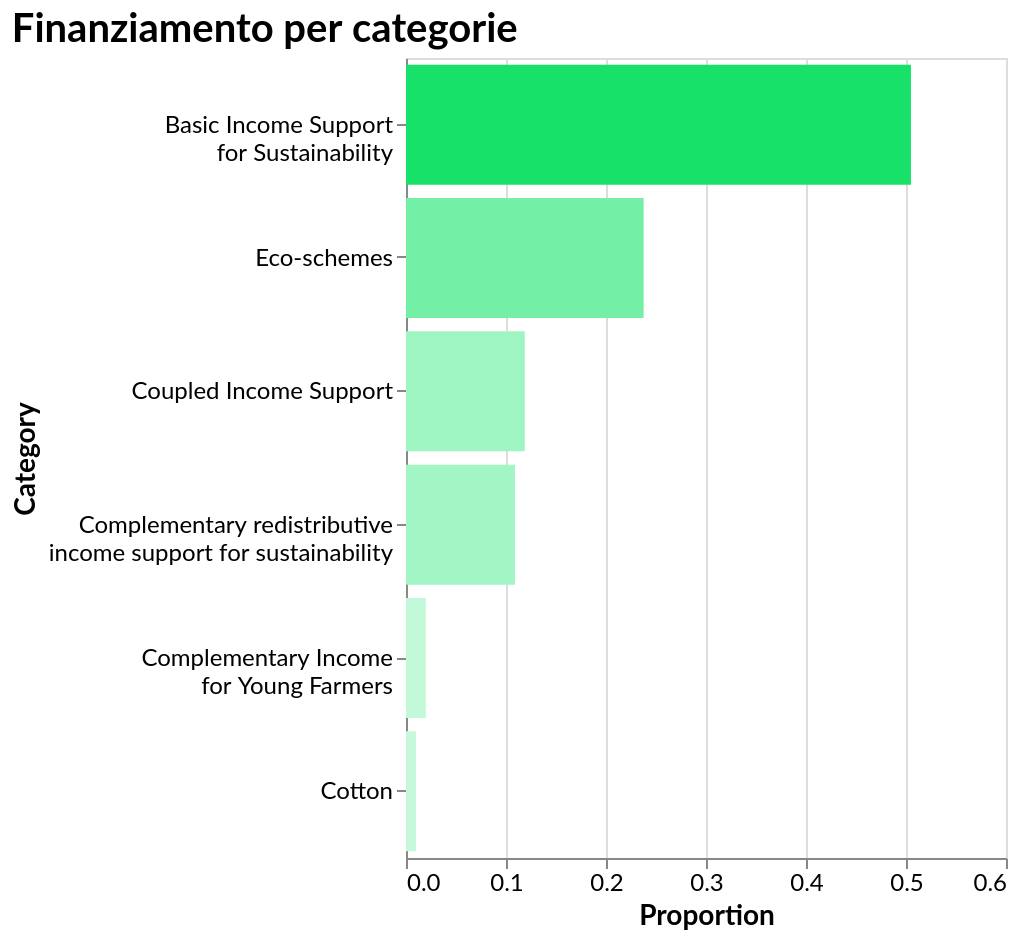

Vega-Lite specification for this chart:
### Vega-Lite specification from a JSON file in a GitHub repository (floating-point values rounded to 4 significant figures)
{"$schema": "https://vega.github.io/schema/vega-lite/v5.17.0.json", "config": {"axis": {"labelAngle": 0, "labelFont": "Lato", "labelFontSize": 12, "titleFont": "Lato", "titleFontSize": 14}, "background": "transparent", "title": {"anchor": "start", "color": "black", "font": "Lato", "fontSize": 20}}, "data": {"name": "data-aec11d41f0c1b250ccc3e60af3f4ac28"}, "datasets": {"data-aec11d41f0c1b250ccc3e60af3f4ac28": [{"Category": "Eco-schemes", "Proportion": 0.2376, "Series 1": 24, "Total": 101}, {"Category": ["Basic Income Support", "for Sustainability"], "Proportion": 0.505, "Series 1": 51, "Total": 101}, {"Category": "Cotton", "Proportion": 0.009901, "Series 1": 1, "Total": 101}, {"Category": ["Complementary redistributive", "income support for sustainability"], "Proportion": 0.1089, "Series 1": 11, "Total": 101}, {"Category": ["Complementary Income", "for Young Farmers"], "Proportion": 0.0198, "Series 1": 2, "Total": 101}, {"Category": "Coupled Income Support", "Proportion": 0.1188, "Series 1": 12, "Total": 101}]}, "encoding": {"color": {"field": "Proportion", "legend": null, "scale": {"interpolate": "hsl", "scheme": ["#c6f9db", "#18E169"]}, "type": "quantitative"}, "tooltip": [{"field": "Proportion", "title": "Proportion", "type": "quantitative"}], "x": {"field": "Proportion", "scale": {"domain": [0, 0.6]}, "title": "Proportion", "type": "quantitative"}, "y": {"field": "Category", "sort": "-x", "title": "Category", "type": "nominal"}}, "height": 400, "mark": {"type": "bar"}, "title": "Finanziamento per categorie", "width": "container"}
